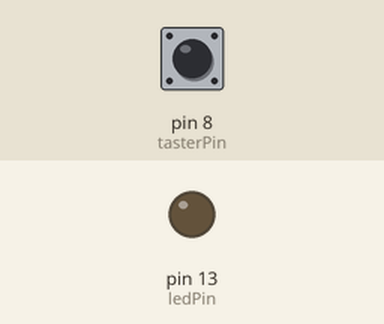
A sketch run on a simulated Arduino Uno, built with avr-gcc and run on an emulated ATmega328P. Shown: output pins drawn as LEDs (lit = HIGH). The test bench sets the inputs (shaded band); at power-on: pin 8 (tasterPin) LOW.

Above: at 1.2 s.
1.3 s: pin 8 (tasterPin) pulled HIGH for 0.15 s
At 1.37 s:
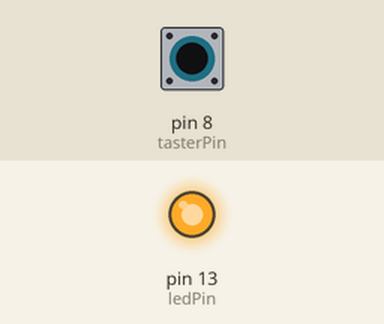
2.9 s: pin 8 (tasterPin) pulled HIGH for 3.2 s
At 7.3 s:
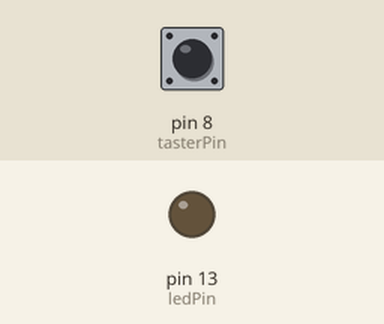
Timing chart, 0 to 8.8 s (numbered marks = the images above; inputs shaded):
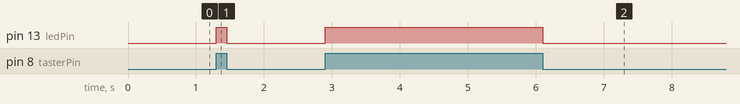

The sketch:

sketch_dec16b_tasterschaltung.ino
```cpp
int ledPin = 13;  //led Pin 13
int tasterPin = 8; // Taster Pin 8
int tasterStatus;  // Variable zur aufnahme des Tasterstatus
void setup()
{
   pinMode(ledPin, OUTPUT);  //led Pin als Ausgang
   pinMode(tasterPin, INPUT);  //Tasterpin als Eingang
}

void loop()
{
  tasterStatus = digitalRead(tasterPin);
  if (tasterStatus == HIGH)
    digitalWrite(ledPin, HIGH);
   else
     digitalWrite(ledPin, LOW);
}
```

Measured:
- after the input at 1.3 s, pin 13 (ledPin): LOW → HIGH at once, → LOW 0.15 s later
- after the input at 2.9 s, pin 13 (ledPin): LOW → HIGH at once, → LOW 3.2 s later
